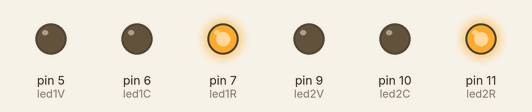
Bench run of a sketch on a simulated Arduino Uno, built with avr-gcc and run on an emulated ATmega328P. On the bench: output pins drawn as LEDs (lit = HIGH).

Above: at 0.17 s.
Timing chart, 0 to 3.0 s (numbered marks = the images above):
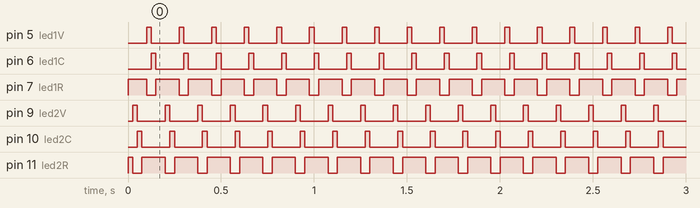

The sketch:

CruillaSemafor.ino
```cpp
/**********************************************************************************
**                                                                               **
**                                  TÍTOL: Cruilla de Semafor                 **
**                                                                               **
**   Nom: Kevin Steven Bermeo Alvarado                           Data:06/03/2017 **
**********************************************************************************/

//************************* INCLUDE ***********************************************

//********** Variables ********************************************************
const int led1V = 5;
const int led1C = 6;
const int led1R = 7;
const int led2V = 9;
const int led2C = 10;
const int led2R = 11;
long a = 25;
//********** Setup ************************************************************
void setup()
{
 pinMode ( led1V,OUTPUT );
 pinMode ( led1C,OUTPUT );
 pinMode ( led1R,OUTPUT );
 pinMode ( led2V,OUTPUT );
 pinMode ( led2C,OUTPUT );
 pinMode ( led2R,OUTPUT );

 }
//********** Loop *************************************************************
void loop()
{
  digitalWrite ( led2R , HIGH);
  digitalWrite ( led1R , HIGH);

  delay(a);

  digitalWrite ( led2R , LOW);
  digitalWrite ( led2V , HIGH);

  delay(a);

  digitalWrite ( led2V , LOW);
  digitalWrite ( led2C , HIGH);

  delay(a);

  digitalWrite ( led2C , LOW);
  digitalWrite ( led2R, HIGH);
  delay(a);

  digitalWrite ( led1V,HIGH);
  digitalWrite ( led1R,LOW);

  delay(a);

  digitalWrite ( led1V , LOW);
  digitalWrite ( led1C , HIGH);

  delay(a);

  digitalWrite ( led1C , LOW);
  digitalWrite ( led1R , HIGH);
  delay(a);
}
```

Measured:
- by itself, pin 5 (led1V), pin 6 (led1C), pin 9 (led2V), pin 10 (led2C): alternates HIGH for 0.03 s and LOW for 0.15 s
- by itself, pin 7 (led1R): alternates HIGH for 0.13 s and LOW for 0.05 s
- by itself, pin 11 (led2R): repeats every 0.18 s: LOW 0.05 s, HIGH 0.13 s
